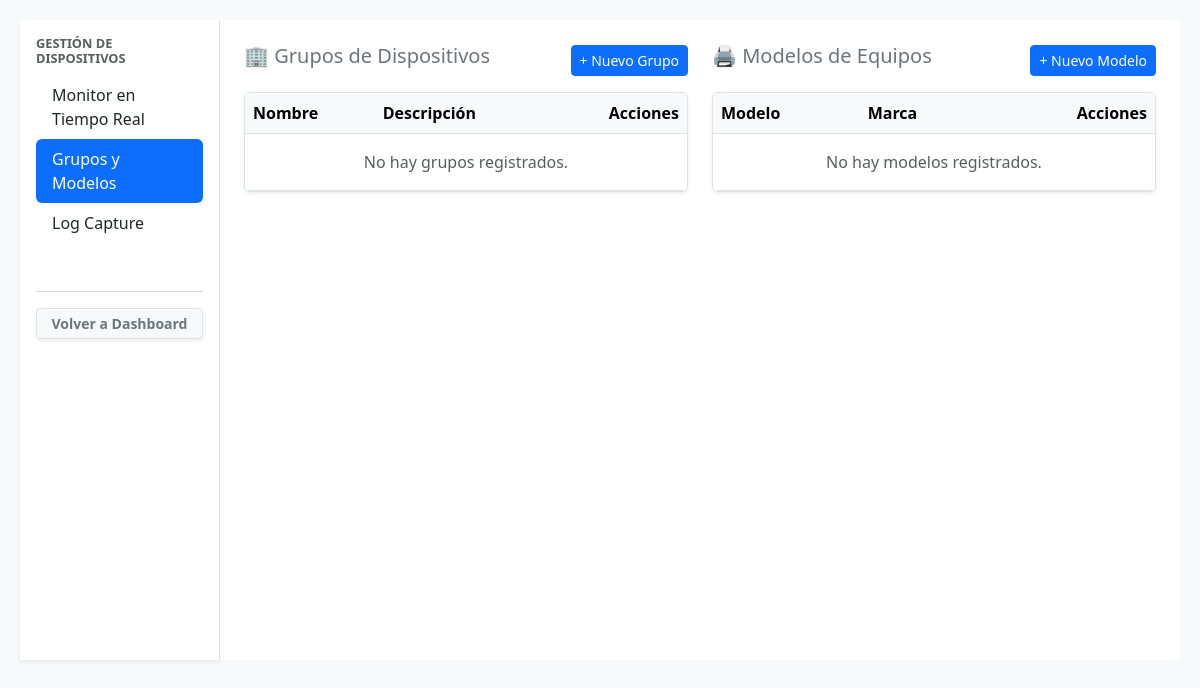
The page /grupos-modelos/ (signed in) on the database as committed earlier.
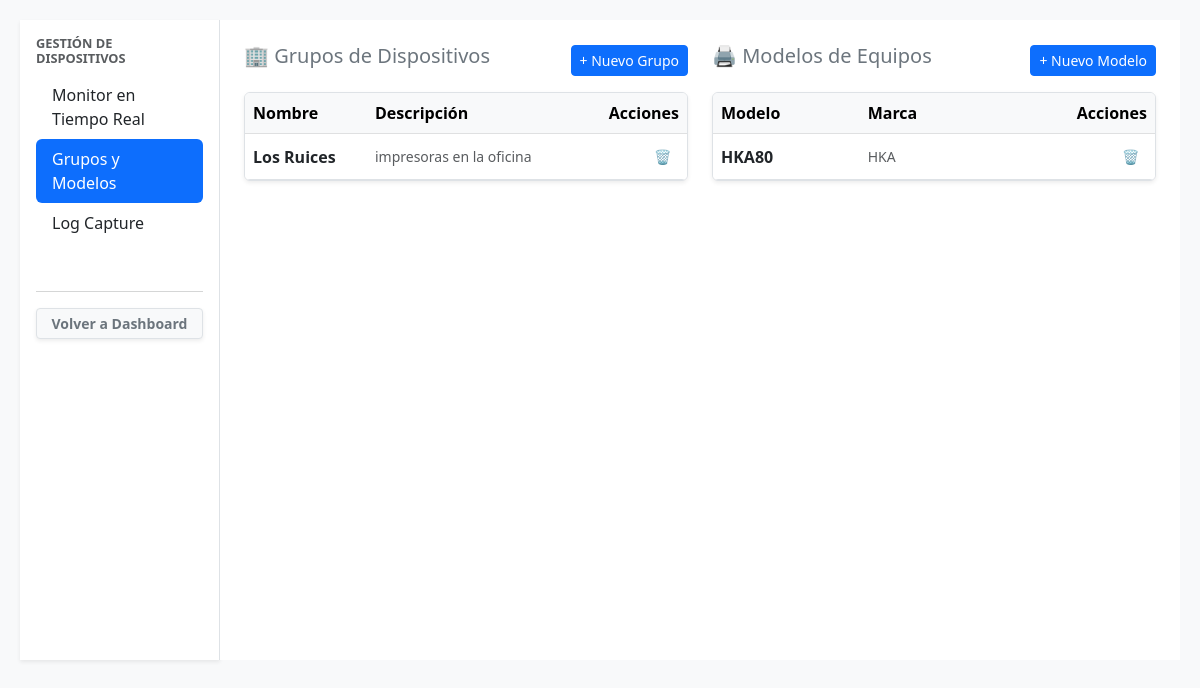
The same page on the database as committed later.
### impresoras/models.py (models this page shows, shortened)
class Grupo(models.Model):
    nombre = models.CharField(max_length=100)
    descripcion = models.TextField(blank=True, null=True)

class ModeloEquipo(models.Model):
    nombre = models.CharField(max_length=100, unique=True)
    marca = models.CharField(max_length=100, blank=True, null=True)

### impresoras/views.py (the view, shortened to what this page needs)
# urls.py: path('grupos-modelos/', grupos_modelos, name='grupos_modelos'),
@login_required
def grupos_modelos(request):
    grupos = Grupo.objects.all()
    modelos = ModeloEquipo.objects.all()
    return render(request, 'grupos_modelos.html', {
        'grupos': grupos,
        'modelos': modelos
    })

### templates/grupos_modelos.html (shortened to what this page needs)
{% extends 'dispositivos_base.html' %}
{% block dispositivos_content %}
<div class="p-4">
    <div class="row">
        <div class="col-md-6">
            <div class="d-flex justify-content-between align-items-center mb-3">
                <h5 class="text-secondary">🏢 Grupos de Dispositivos</h5>
                <button class="btn btn-sm btn-primary" data-bs-toggle="modal" data-bs-target="#modalNuevoGrupo">+ Nuevo Grupo</button>
            </div>
            <div class="table-responsive shadow-sm border rounded bg-white">
                <table class="table table-hover mb-0 align-middle">
                    <thead class="table-light">
                        <tr>
                            <th>Nombre</th>
                            <th>Descripción</th>
                            <th class="text-end">Acciones</th>
                        </tr>
                    </thead>
                    <tbody>
                        {% for grupo in grupos %}
                        <tr>
                            <td><strong>{{ grupo.nombre }}</strong></td>
                            <td class="text-muted small">{{ grupo.descripcion|default:"-" }}</td>
                            <td class="text-end">
                                <form method="POST" action="{% url 'eliminar_grupo' grupo.id %}" onsubmit="return confirm('¿Seguro que deseas eliminar este grupo?');">
                                    <button type="submit" class="btn btn-sm btn-outline-danger border-0">🗑️</button>
                                </form>
                            </td>
                        </tr>
                        {% empty %}
                        <tr><td colspan="3" class="text-center text-muted py-3">No hay grupos registrados.</td></tr>
                        {% endfor %}
                    </tbody>
                </table>
            </div>
        </div>
        <div class="col-md-6">
            <div class="d-flex justify-content-between align-items-center mb-3">
                <h5 class="text-secondary">🖨️ Modelos de Equipos</h5>
                <button class="btn btn-sm btn-primary" data-bs-toggle="modal" data-bs-target="#modalNuevoModelo">+ Nuevo Modelo</button>
            </div>
            <div class="table-responsive shadow-sm border rounded bg-white">
                <table class="table table-hover mb-0 align-middle">
                    <thead class="table-light">
                        <tr>
                            <th>Modelo</th>
                            <th>Marca</th>
                            <th class="text-end">Acciones</th>
                        </tr>
                    </thead>
                    <tbody>
                        {% for modelo in modelos %}
                        <tr>
                            <td><strong>{{ modelo.nombre }}</strong></td>
                            <td class="text-muted small">{{ modelo.marca|default:"-" }}</td>
                            <td class="text-end">
                                <form method="POST" action="{% url 'eliminar_modelo' modelo.id %}" onsubmit="return confirm('¿Seguro que deseas eliminar este modelo?');">
                                    <button type="submit" class="btn btn-sm btn-outline-danger border-0">🗑️</button>
                                </form>
                            </td>
                        </tr>
                        {% empty %}
                        <tr><td colspan="3" class="text-center text-muted py-3">No hay modelos registrados.</td></tr>
                        {% endfor %}
                    </tbody>
                </table>
            </div>
        </div>
    </div>
</div>
{% endblock %}

Rows that differ between the two databases and show on the page:
added Grupo: nombre "Los Ruices", descripcion "impresoras en la oficina"
added ModeloEquipo: nombre "HKA80", marca "HKA"
Other text that changed with them:
text no longer shown: "No hay grupos registrados. No hay modelos registrados."
